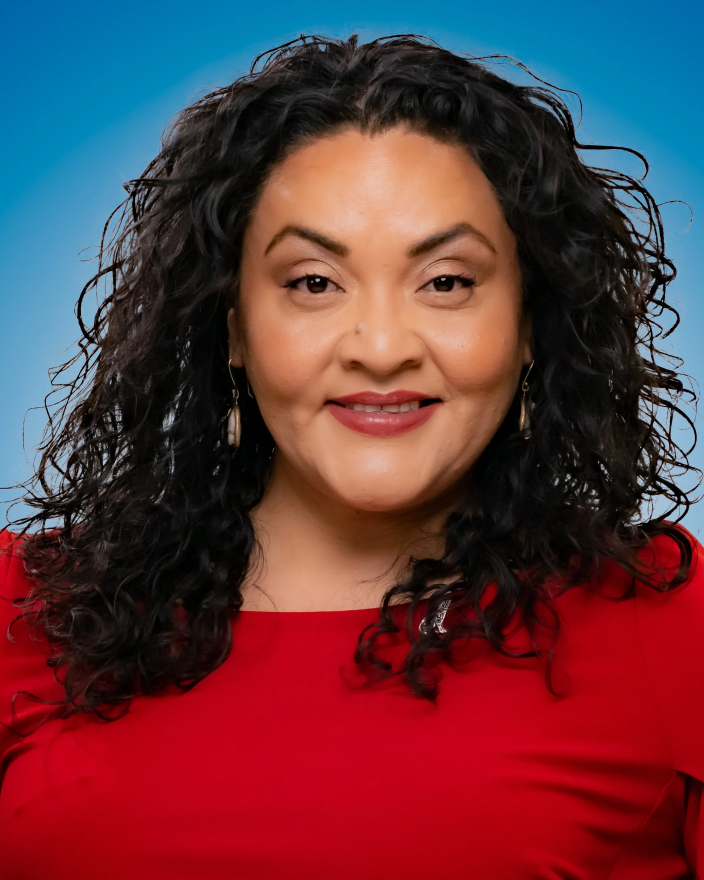
#> input picture scripts/lausd-headshots/raw/-6004002_rivas.jpg, 2112 x 2640 px (shown at 1/3 size)
$ python -i process.py   (imports and definitions only)
#> lines starting #> are read from the running program, lines starting #| are printed output that depends on the picture
"""
LAUSD Board of Education Headshots - Process & Upload (Python PIL)

Processing pipeline:
1. Crop to 4:5 aspect ratio first (never stretch)
2. Resize to 600x750 (Lanczos)
3. Save as JPEG quality 90
4. Upload to Supabase Storage
5. Insert politician_images rows
"""

import os
import sys
import math
import requests
import psycopg2
import uuid
from PIL import Image
import io

SCRIPT_DIR = os.path.dirname(os.path.abspath(__file__))
RAW_DIR = os.path.join(SCRIPT_DIR, 'raw')
PROCESSED_DIR = os.path.join(SCRIPT_DIR, 'processed')

DATABASE_URL = os.environ.get("DATABASE_URL")
# [3 lines not run here, left out]
SUPABASE_URL = "https://kxsdzaojfaibhuzmclfq.supabase.co"
SUPABASE_SERVICE_KEY = os.environ.get('SUPABASE_SECRET_KEY') or os.environ.get('SUPABASE_SERVICE_ROLE_KEY', '')
# [3 lines not run here, left out]
BUCKET = "politician_photos"

# Maps raw filename -> politician UUID (from DB after migration 198)
MEMBERS = [
    {
        'external_id': -6004002,
        'name': 'Dr. Rocio Rivas',
        'politician_id': 'aefa83dc-6bd7-49fd-a759-2187a94ac0db',
        'raw_file': '-6004002_rivas.jpg',
        'license': 'government-official',
    },
    {
        'external_id': -6004003,
        'name': 'Scott Schmerelson',
        'politician_id': 'fcafc695-2a41-41c0-831d-da28c5bf3c9e',
        'raw_file': '-6004003_schmerelson.jpg',
        'license': 'government-official',
    },
    {
        'external_id': -6004004,
        'name': 'Nick Melvoin',
        'politician_id': '72828ba8-a748-4a81-80ff-774464e42640',
        'raw_file': '-6004004_melvoin.jpg',
        'license': 'government-official',
    },
    {
        'external_id': -6004006,
        'name': 'Kelly Gonez',
        'politician_id': '48f9dd33-0c21-4c49-a128-90dc8736bcef',
        'raw_file': '-6004006_gonez.jpg',
        'license': 'cc0',
    },
    {
        'external_id': -6004007,
        'name': 'Tanya Ortiz Franklin',
        'politician_id': '8bb33070-9af9-4aae-a5af-337414a35f0a',
        'raw_file': '-6004007_ortiz_franklin.jpg',
        'license': 'government-official',
    },
]

GAPS = [
    {
        'external_id': -6004001,
        'name': 'Sherlett Hendy Newbill (D1)',
        'politician_id': 'ba2fffa5-6ff1-4aae-b9ee-592e09ee86f0',
        'reason': 'lausd.org blocked by Cloudflare WAF; no Wikipedia/Commons photo found',
    },
    {
        'external_id': -6004005,
        'name': 'Karla Griego (D5)',
        'politician_id': '228a28d7-4057-4d08-aa65-c7a2f1b0f38e',
        'reason': 'lausd.org blocked by Cloudflare WAF; no Wikipedia/Commons photo found',
    },
]

def crop_to_4_5(img):
    """Crop image to 4:5 aspect ratio. Never stretch — only crop."""
    w, h = img.size
    target_ratio = 4 / 5  # 0.8

    current_ratio = w / h

    if abs(current_ratio - target_ratio) < 0.01:
        # Already close enough to 4:5
        return img

    if current_ratio > target_ratio:
        # Too wide — crop width
        new_w = int(h * target_ratio)
        left = (w - new_w) // 2
        return img.crop((left, 0, left + new_w, h))
    else:
        # Too tall — crop height (keep top to preserve face)
        # Keep top 80% to maintain eyes at ~1/3 from top
        new_h = int(w / target_ratio)
        # Don't go below 0 — if new_h > h, we have rounding issues
        new_h = min(new_h, h)
        return img.crop((0, 0, w, new_h))

def process_image(raw_path):
    """Crop to 4:5, resize to 600x750 Lanczos, return JPEG bytes at quality 90."""
#> called with raw_path = 'raw/-6004002_rivas.jpg'
    with Image.open(raw_path) as img:
        # Convert to RGB (handles PNG with alpha, palette modes, etc.)
#> img is the input picture: PIL image 2112x2640 RGB; mean R, G, B 97.6, 55.9, 63.3
        if img.mode in ('L', 'LA'):
            raise ValueError(f"Greyscale image rejected (mode={img.mode}) — find a color source photo")
        if img.mode in ('RGBA', 'P'):
            bg = Image.new('RGB', img.size, (255, 255, 255))
            if img.mode == 'P':
                img = img.convert('RGBA')
            bg.paste(img, mask=img.split()[-1])
            img = bg
        elif img.mode != 'RGB':
            img = img.convert('RGB')

        print(f"    Input: {img.size[0]}x{img.size[1]} ({img.mode})")
#|     Input: 2112x2640 (RGB)

        # Step 1: Crop to 4:5
        img = crop_to_4_5(img)
        print(f"    After crop: {img.size[0]}x{img.size[1]}")
#|     After crop: 2112x2640

        # Step 2: Resize to 600x750 Lanczos
        img = img.resize((600, 750), Image.LANCZOS)
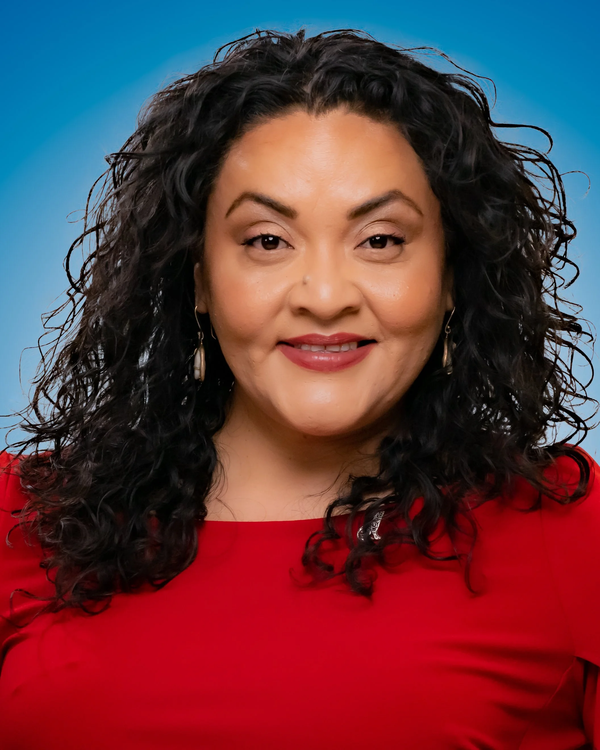
#> img: PIL image 600x750 RGB; mean R, G, B 97.6, 55.9, 63.3
        print(f"    After resize: {img.size[0]}x{img.size[1]}")
#|     After resize: 600x750

        # Step 3: Save as JPEG quality 90
        buf = io.BytesIO()
        img.save(buf, format='JPEG', quality=90)
        return buf.getvalue()

# [108 lines left out: functions upload_to_storage, insert_politician_image, main, not called in this run]

# [2 lines not run here, left out]

>>> result = process_image('raw/-6004002_rivas.jpg')

$ run again, on scripts/lausd-headshots/raw/gonez_wiki.jpg
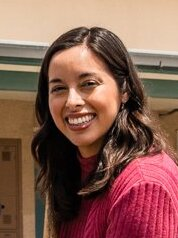
#> input picture scripts/lausd-headshots/raw/gonez_wiki.jpg, 178 x 238 px
#> in process_image, img is the input picture: PIL image 178x238 RGB; mean R, G, B 136.1, 93.7, 81.4
#|     Input: 178x238 (RGB)
#> in crop_to_4_5, `return img.crop((0, 0, w, new_h))`:
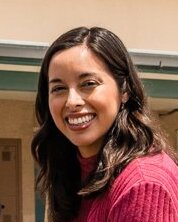
#> returned value: PIL image 178x222 RGB; mean R, G, B 137, 97.3, 83.4
#|     After crop: 178x222
#> in process_image, `img = img.resize((600, 750), Image.LANCZOS)`:
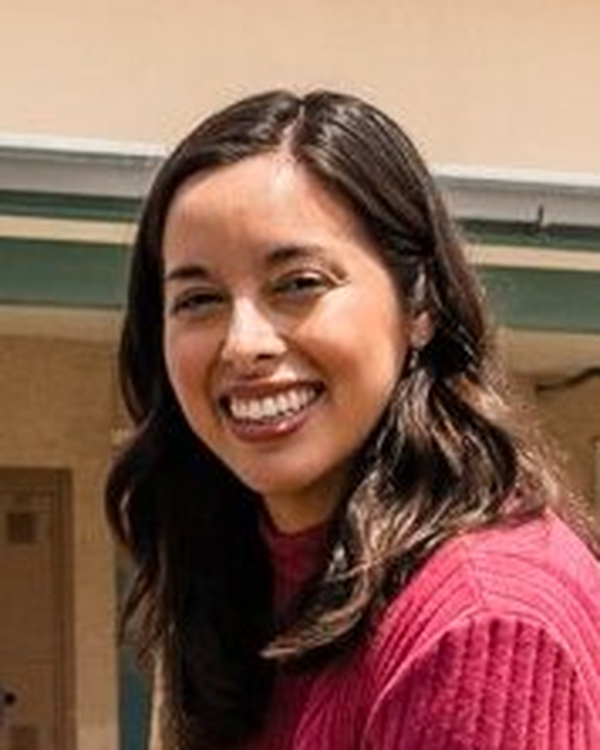
#> img: PIL image 600x750 RGB; mean R, G, B 137, 97.3, 83.4
#|     After resize: 600x750

$ run again, on scripts/lausd-headshots/raw/melvoin_wiki.jpg
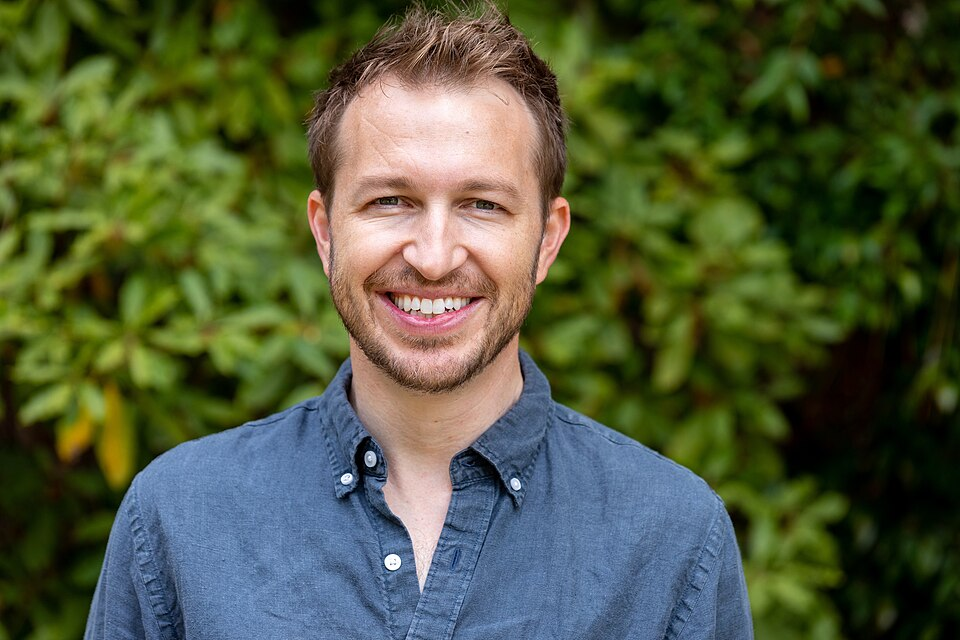
#> input picture scripts/lausd-headshots/raw/melvoin_wiki.jpg, 960 x 640 px
#> in process_image, img is the input picture: PIL image 960x640 RGB; mean R, G, B 80.3, 89.3, 59.4
#|     Input: 960x640 (RGB)
#> in crop_to_4_5, `return img.crop((left, 0, left + new_w, h))`:
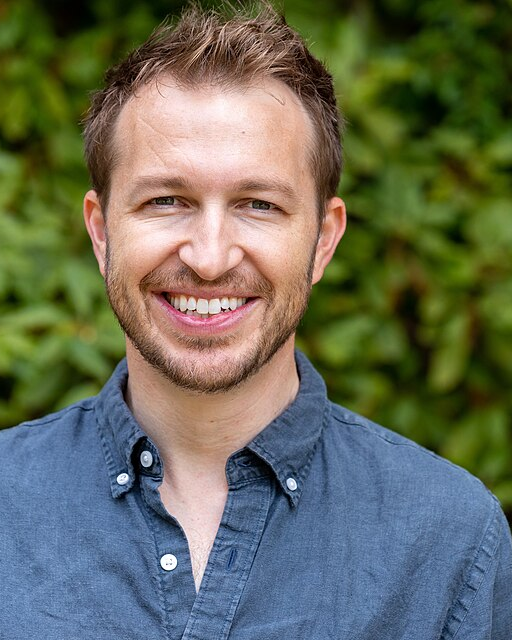
#> returned value: PIL image 512x640 RGB; mean R, G, B 103.4, 107.7, 89.5
#|     After crop: 512x640
#> img: PIL image 600x750 RGB
#|     After resize: 600x750
